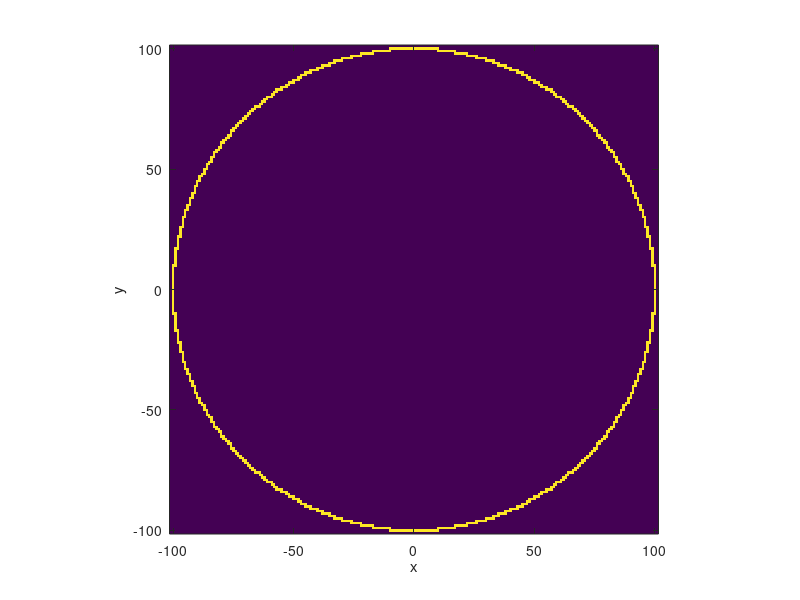

The MATLAB source for this figure:
% calculate the geometric error _sppW19T 6/5
function [Rstd,Ravg,Nint] = GeometricError0(R)

if nargin < 1, R = 100; end

if length(R) > 1
  Rstd = []; Ravg = []; Nint = [];
  for i = 1:length(R)
    [Rstd1,Ravg1,Nint1] = GeometricError(R(i));
    Rstd = [Rstd Rstd1];
    Ravg = [Ravg Ravg1];
    Nint = [Nint Nint1];
  end
  return
end

% Input the radius (The average radius is 55.9415 for 10000 particles in total)

% Need to change grid boundaries if there's a drift.
% Find an empirical formula first.
Ngrid = ceil(R)+1;  % size of grid quadrant

grid0 = Ngrid+1;                % center of grid
grid = zeros(2*Ngrid+1);
x = -Ngrid:Ngrid;

dtheta = .01/R;
n = ceil(2*pi/dtheta);
theta = linspace(0,2*pi,n);

x_drawn = R*cos(theta)+grid0-1;
y_drawn = R*sin(theta)+grid0-1;

geomBdry = zeros(2*Ngrid+1);

geomRadiusCollect = [];
number_geomBdry = 0; 

for ii= 1:n
    x_temp = int32(x_drawn(ii))+1; 
    y_temp = int32(y_drawn(ii))+1; 
    
    if (geomBdry(y_temp, x_temp)==0)
        geomBdry(y_temp, x_temp)=1;

        Radius_geomBdry = sqrt((double(y_temp) - grid0).^2 + (double(x_temp) - grid0).^2); 
        geomRadiusCollect = [geomRadiusCollect, Radius_geomBdry];
        
        number_geomBdry = number_geomBdry + 1; 
    end 
end 

number_insideCircle = 0; 

for jj=1:(2*Ngrid+1)
    for kk=1:(2*Ngrid+1)
        if (jj <= y_temp) && (kk <= x_temp)
            number_insideCircle = number_insideCircle +1;
        end 
    end 
end 

plotGeomBdry(x,geomBdry)


Ravg = mean(geomRadiusCollect);
Rstd = std(geomRadiusCollect);
Nint = number_insideCircle;

if 0
  disp("The average radius of the grids on the geometric boundary is " + geomRadius_average)
  disp("The standard deviation of the grids on the geometric boundary is " + geomRadius_standardDev)
  disp("The number of the grids inside the cirlce is " + number_insideCircle)
end

function plotGeomBdry(x,GeomBdry)

imagesc(x,x,GeomBdry.'), axis square, axis xy
xlabel('x'), ylabel('y')
